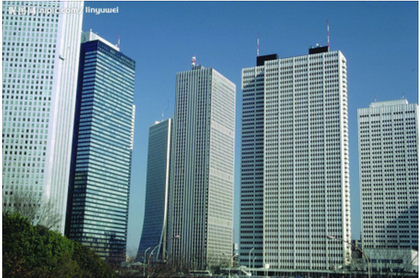
%> input picture De-Fog/test2.png, 420 x 278 px, shrunk from 568 x 376 before the run
$ octave --eval "LinearOptOnPixel('De-Fog/test2.png');"   (GNU Octave 9; MATLAB toolbox functions it lacks are replaced by stand-ins)
%> lines starting %> are read from the running program, lines starting %| are printed output that depends on the picture
function []=LinearOptOnPixel(filename)
%> called with filename = 'De-Fog/test2.png'

  l_origin=imread(filename);
%> l_origin is the input picture: size 278x420x3 uint8; mean R, G, B 105.1, 133.1, 146.1
  l_gray=rgb2gray(l_origin);
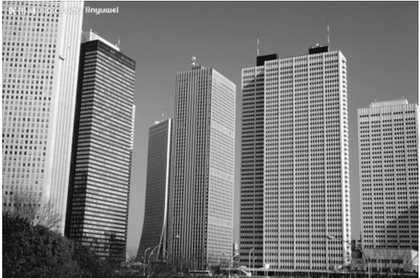
%> l_gray: size 278x420 uint8; min 0, max 255, mean 126.2

  [M,N]=size(l_gray);
%> M = 278; N = 420
  l_gray_rev=zeros(M,N);
  l_gray_rev=double(l_gray_rev);

  subplot(2,2,1);
  imshow(l_gray);

  subplot(2,2,2);
  [count,x]=imhist(l_gray);
%> count = 256 values, max 1428 at index 104, min 1 at index 1, mean 456.1; x = 256 values from 0 to 255
  stem(x,count/M/N);
  l_gray=double(l_gray);
%> l_gray: size 278x420 double


  for i=1:M
      for j=1:N
         %l_gray_rev(i,j)=l_gray(i,j).*(-1)+255;          %Linear Opertion
          l_gray_rev(i,j)=10*log(l_gray(i,j)+3);          %Log Operation
         %disp(['orginal(',num2str(i),',',num2str(j),')=',num2str(l_gray(i,j))]);
         %disp(['rev(',num2str(i),',',num2str(j),')=',num2str(l_gray_rev(i,j))]);
      end
  end
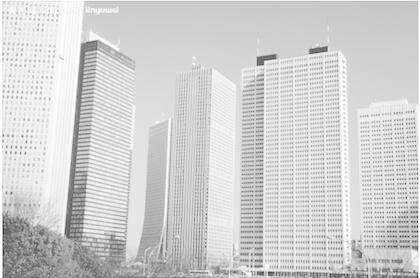
%> l_gray_rev: size 278x420 double; min 10.99, max 55.53, mean 47.5; drawn with min black and max white


  subplot(2,2,3);
  imshow(l_gray_rev,[]);

  subplot(2,2,4);
  [count,x]=imhist(l_gray_rev);
%> count = 256 values from 0 to 116760; x = 256 values from 0 to 1
%> `LinearOptOnPixel('De-Fog/test2.png');`:
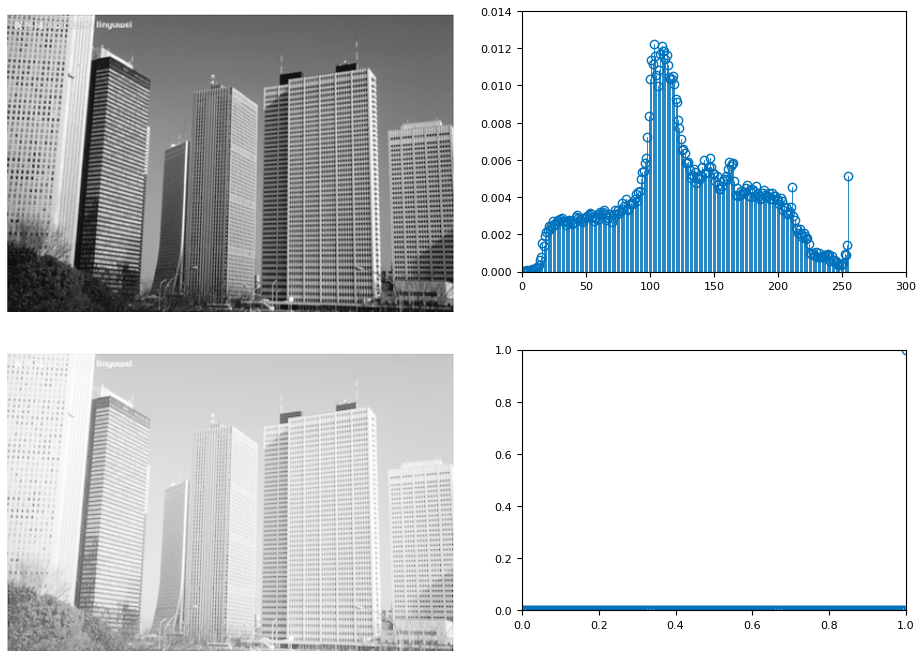
%> figure redrawn from the program's plot data, 4 panels
  stem(x,count/M/N);

end
